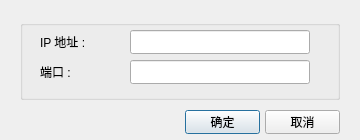
<?xml version="1.0" encoding="UTF-8"?>
<ui version="4.0">
 <class>new_connection</class>
 <widget class="QDialog" name="new_connection">
  <property name="geometry">
   <rect>
    <x>0</x>
    <y>0</y>
    <width>360</width>
    <height>140</height>
   </rect>
  </property>
  <property name="windowTitle">
   <string>新建服务或连接到已有服务</string>
  </property>
  <property name="windowIcon">
   <iconset resource="fiber_end_client.qrc">
    <normaloff>:/fiber_end_client/icons/new_connection.png</normaloff>:/fiber_end_client/icons/new_connection.png</iconset>
  </property>
  <widget class="QGroupBox" name="groupBox">
   <property name="geometry">
    <rect>
     <x>20</x>
     <y>20</y>
     <width>320</width>
     <height>80</height>
    </rect>
   </property>
   <property name="title">
    <string/>
   </property>
   <widget class="QLabel" name="label">
    <property name="geometry">
     <rect>
      <x>20</x>
      <y>10</y>
      <width>80</width>
      <height>24</height>
     </rect>
    </property>
    <property name="text">
     <string>IP 地址 : </string>
    </property>
   </widget>
   <widget class="QLineEdit" name="lineEdit_ip_address">
    <property name="geometry">
     <rect>
      <x>110</x>
      <y>10</y>
      <width>180</width>
      <height>24</height>
     </rect>
    </property>
   </widget>
   <widget class="QLabel" name="label_2">
    <property name="geometry">
     <rect>
      <x>20</x>
      <y>40</y>
      <width>80</width>
      <height>24</height>
     </rect>
    </property>
    <property name="text">
     <string>端口 : </string>
    </property>
   </widget>
   <widget class="QLineEdit" name="lineEdit_port">
    <property name="geometry">
     <rect>
      <x>110</x>
      <y>40</y>
      <width>180</width>
      <height>24</height>
     </rect>
    </property>
   </widget>
  </widget>
  <widget class="QPushButton" name="pushButton_ok">
   <property name="geometry">
    <rect>
     <x>185</x>
     <y>110</y>
     <width>75</width>
     <height>24</height>
    </rect>
   </property>
   <property name="text">
    <string>确定</string>
   </property>
  </widget>
  <widget class="QPushButton" name="pushButton_cancel">
   <property name="geometry">
    <rect>
     <x>265</x>
     <y>110</y>
     <width>75</width>
     <height>24</height>
    </rect>
   </property>
   <property name="text">
    <string>取消</string>
   </property>
  </widget>
 </widget>
 <layoutdefault spacing="6" margin="11"/>
 <resources>
  <include location="fiber_end_client.qrc"/>
 </resources>
 <connections/>
</ui>
